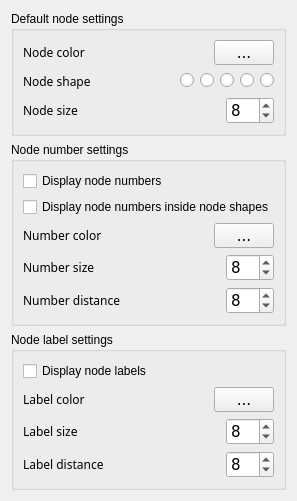
     <widget class="QWidget" name="nodesTab">
      <attribute name="title">
       <string>Nodes</string>
      </attribute>
      <layout class="QGridLayout" name="gridLayout_5">
       <item row="0" column="0">
        <widget class="QGroupBox" name="groupBox_7">
         <property name="toolTip">
          <string>&lt;html&gt;&lt;head/&gt;&lt;body&gt;&lt;p&gt;&lt;span style=&quot; font-weight:600;&quot;&gt;Default node settings&lt;/span&gt;&lt;/p&gt;&lt;p&gt;Any change to these settings will apply to all existing nodes immediately.&lt;/p&gt;&lt;p&gt;Once you press OK, these settings will be saved and they will be used in all future SocNetV sessions.&lt;/p&gt;&lt;/body&gt;&lt;/html&gt;</string>
         </property>
         <property name="title">
          <string>Default node settings</string>
         </property>
         <layout class="QVBoxLayout" name="verticalLayout_2">
          <item>
           <layout class="QHBoxLayout" name="horizontalLayout_4">
            <item>
             <widget class="QLabel" name="label_6">
              <property name="font">
               <font>
                <family>Sans Serif</family>
                <pointsize>9</pointsize>
               </font>
              </property>
              <property name="text">
               <string>Node color</string>
              </property>
             </widget>
            </item>
            <item>
             <spacer name="horizontalSpacer_5">
              <property name="font">
               <font>
                <family>DejaVu Sans</family>
                <pointsize>11</pointsize>
               </font>
              </property>
              <property name="orientation">
               <enum>Qt::Horizontal</enum>
              </property>
              <property name="sizeHint" stdset="0">
               <size>
                <width>40</width>
                <height>20</height>
               </size>
              </property>
             </spacer>
            </item>
            <item>
             <widget class="QToolButton" name="colorButton">
              <property name="minimumSize">
               <size>
                <width>60</width>
                <height>25</height>
               </size>
              </property>
              <property name="font">
               <font>
                <family>DejaVu Sans</family>
                <pointsize>11</pointsize>
               </font>
              </property>
              <property name="toolTip">
               <string>&lt;html&gt;&lt;head/&gt;&lt;body&gt;&lt;p&gt;&lt;span style=&quot; font-weight:600;&quot;&gt;Default node color&lt;/span&gt;&lt;/p&gt;&lt;p&gt;Click to select a new color.&lt;/p&gt;&lt;p&gt;Any change to this setting will apply to all existing nodes immediately.&lt;/p&gt;&lt;p&gt;This is a permanent setting.  Once you press OK, the default node color will be saved and it will be used in all future SocNetV sessions as default node color.&lt;/p&gt;&lt;/body&gt;&lt;/html&gt;</string>
              </property>
              <property name="text">
               <string>...</string>
              </property>
              <property name="iconSize">
               <size>
                <width>60</width>
                <height>20</height>
               </size>
              </property>
             </widget>
            </item>
           </layout>
          </item>
          <item>
           <layout class="QHBoxLayout" name="horizontalLayout_5">
            <item>
             <widget class="QLabel" name="label_5">
              <property name="font">
               <font>
                <family>Sans Serif</family>
                <pointsize>9</pointsize>
               </font>
              </property>
              <property name="text">
               <string>Node shape</string>
              </property>
             </widget>
            </item>
            <item>
             <spacer name="horizontalSpacer_4">
              <property name="font">
               <font>
                <family>DejaVu Sans</family>
                <pointsize>11</pointsize>
               </font>
              </property>
              <property name="orientation">
               <enum>Qt::Horizontal</enum>
              </property>
              <property name="sizeHint" stdset="0">
               <size>
                <width>40</width>
                <height>20</height>
               </size>
              </property>
             </spacer>
            </item>
            <item>
             <widget class="QRadioButton" name="boxRadio">
              <property name="font">
               <font>
                <family>DejaVu Sans</family>
                <pointsize>11</pointsize>
               </font>
              </property>
              <property name="toolTip">
               <string>&lt;html&gt;&lt;head/&gt;&lt;body&gt;&lt;p&gt;&lt;span style=&quot; font-weight:600;&quot;&gt;Default node shape&lt;/span&gt;&lt;/p&gt;&lt;p&gt;Click on any shape to select a new node shape for all nodes. This will apply to all existing nodes immediately.&lt;/p&gt;&lt;p&gt;Once you press OK, the default node shape will be saved and it will be used in all future SocNetV sessions.&lt;/p&gt;&lt;/body&gt;&lt;/html&gt;</string>
              </property>
              <property name="text">
               <string/>
              </property>
              <property name="icon">
               <iconset resource="../src.qrc">
                <normaloff>:/images/box.png</normaloff>:/images/box.png</iconset>
              </property>
             </widget>
            </item>
            <item>
             <widget class="QRadioButton" name="circleRadio">
              <property name="font">
               <font>
                <family>DejaVu Sans</family>
                <pointsize>11</pointsize>
               </font>
              </property>
              <property name="toolTip">
               <string>&lt;html&gt;&lt;head/&gt;&lt;body&gt;&lt;p&gt;&lt;span style=&quot; font-weight:600;&quot;&gt;Default node shape&lt;/span&gt;&lt;/p&gt;&lt;p&gt;Click on any shape to select a new node shape for all nodes. This will apply to all existing nodes immediately.&lt;/p&gt;&lt;p&gt;Once you press OK, the default node shape will be saved and it will be used in all future SocNetV sessions.&lt;/p&gt;&lt;/body&gt;&lt;/html&gt;</string>
              </property>
              <property name="text">
               <string/>
              </property>
              <property name="icon">
               <iconset resource="../src.qrc">
                <normaloff>:/images/circle.png</normaloff>:/images/circle.png</iconset>
              </property>
             </widget>
            </item>
            <item>
             <widget class="QRadioButton" name="diamondRadio">
              <property name="font">
               <font>
                <family>DejaVu Sans</family>
                <pointsize>11</pointsize>
               </font>
              </property>
              <property name="toolTip">
               <string>&lt;html&gt;&lt;head/&gt;&lt;body&gt;&lt;p&gt;&lt;span style=&quot; font-weight:600;&quot;&gt;Default node shape&lt;/span&gt;&lt;/p&gt;&lt;p&gt;Click on any shape to select a new node shape for all nodes. This will apply to all existing nodes immediately.&lt;/p&gt;&lt;p&gt;Once you press OK, the default node shape will be saved and it will be used in all future SocNetV sessions.&lt;/p&gt;&lt;/body&gt;&lt;/html&gt;</string>
              </property>
              <property name="text">
               <string/>
              </property>
              <property name="icon">
               <iconset resource="../src.qrc">
                <normaloff>:/images/diamond.png</normaloff>:/images/diamond.png</iconset>
              </property>
             </widget>
            </item>
            <item>
             <widget class="QRadioButton" name="ellipseRadio">
              <property name="font">
               <font>
                <family>DejaVu Sans</family>
                <pointsize>11</pointsize>
               </font>
              </property>
              <property name="toolTip">
               <string>&lt;html&gt;&lt;head/&gt;&lt;body&gt;&lt;p&gt;&lt;span style=&quot; font-weight:600;&quot;&gt;Default node shape&lt;/span&gt;&lt;/p&gt;&lt;p&gt;Click on any shape to select a new node shape for all nodes. This will apply to all existing nodes immediately.&lt;/p&gt;&lt;p&gt;Once you press OK, the default node shape will be saved and it will be used in all future SocNetV sessions.&lt;/p&gt;&lt;/body&gt;&lt;/html&gt;</string>
              </property>
              <property name="text">
               <string/>
              </property>
              <property name="icon">
               <iconset resource="../src.qrc">
                <normaloff>:/images/ellipse.png</normaloff>:/images/ellipse.png</iconset>
              </property>
             </widget>
            </item>
            <item>
             <widget class="QRadioButton" name="triangleRadio">
              <property name="font">
               <font>
                <family>DejaVu Sans</family>
                <pointsize>11</pointsize>
               </font>
              </property>
              <property name="toolTip">
               <string>&lt;html&gt;&lt;head/&gt;&lt;body&gt;&lt;p&gt;&lt;span style=&quot; font-weight:600;&quot;&gt;Default node shape&lt;/span&gt;&lt;/p&gt;&lt;p&gt;Click on any shape to select a new node shape for all nodes. This will apply to all existing nodes immediately.&lt;/p&gt;&lt;p&gt;Once you press OK, the default node shape will be saved and it will be used in all future SocNetV sessions.&lt;/p&gt;&lt;/body&gt;&lt;/html&gt;</string>
              </property>
              <property name="text">
               <string/>
              </property>
              <property name="icon">
               <iconset resource="../src.qrc">
                <normaloff>:/images/triangle.png</normaloff>:/images/triangle.png</iconset>
              </property>
             </widget>
            </item>
           </layout>
          </item>
          <item>
           <layout class="QHBoxLayout" name="horizontalLayout_6">
            <item>
             <widget class="QLabel" name="label_3">
              <property name="font">
               <font>
                <family>Sans Serif</family>
                <pointsize>9</pointsize>
               </font>
              </property>
              <property name="text">
               <string>Node size</string>
              </property>
             </widget>
            </item>
            <item>
             <spacer name="horizontalSpacer_6">
              <property name="font">
               <font>
                <family>DejaVu Sans</family>
                <pointsize>11</pointsize>
               </font>
              </property>
              <property name="orientation">
               <enum>Qt::Horizontal</enum>
              </property>
              <property name="sizeHint" stdset="0">
               <size>
                <width>40</width>
                <height>20</height>
               </size>
              </property>
             </spacer>
            </item>
            <item>
             <widget class="QSpinBox" name="nodeSizeSpin">
              <property name="font">
               <font>
                <family>DejaVu Sans</family>
                <pointsize>11</pointsize>
               </font>
              </property>
              <property name="toolTip">
               <string>&lt;html&gt;&lt;head/&gt;&lt;body&gt;&lt;p&gt;&lt;span style=&quot; font-weight:600;&quot;&gt;Default node size&lt;/span&gt;&lt;/p&gt;&lt;p&gt;Select the default node size. &lt;/p&gt;&lt;p&gt;Any change to this setting will apply to all existing nodes immediately.&lt;/p&gt;&lt;p&gt;Once you press OK, the default node size will be saved and it will be used in all future SocNetV sessions.&lt;/p&gt;&lt;/body&gt;&lt;/html&gt;</string>
              </property>
              <property name="value">
               <number>8</number>
              </property>
             </widget>
            </item>
           </layout>
          </item>
         </layout>
        </widget>
       </item>
       <item row="1" column="0">
        <widget class="QGroupBox" name="groupBox_4">
         <property name="title">
          <string>Node number settings</string>
         </property>
         <layout class="QGridLayout" name="gridLayout">
          <item row="2" column="0">
           <layout class="QHBoxLayout" name="horizontalLayout_11">
            <item>
             <widget class="QLabel" name="label_11">
              <property name="font">
               <font>
                <family>Sans Serif</family>
                <pointsize>9</pointsize>
               </font>
              </property>
              <property name="text">
               <string>Number color</string>
              </property>
             </widget>
            </item>
            <item>
             <spacer name="horizontalSpacer_11">
              <property name="font">
               <font>
                <family>DejaVu Sans</family>
                <pointsize>11</pointsize>
               </font>
              </property>
              <property name="orientation">
               <enum>Qt::Horizontal</enum>
              </property>
              <property name="sizeHint" stdset="0">
               <size>
                <width>40</width>
                <height>20</height>
               </size>
              </property>
             </spacer>
            </item>
            <item>
             <widget class="QToolButton" name="numberColorButton">
              <property name="minimumSize">
               <size>
                <width>60</width>
                <height>25</height>
               </size>
              </property>
              <property name="font">
               <font>
                <family>DejaVu Sans</family>
                <pointsize>11</pointsize>
               </font>
              </property>
              <property name="text">
               <string>...</string>
              </property>
              <property name="iconSize">
               <size>
                <width>60</width>
                <height>20</height>
               </size>
              </property>
             </widget>
            </item>
           </layout>
          </item>
          <item row="4" column="0">
           <layout class="QHBoxLayout" name="horizontalLayout_12">
            <item>
             <widget class="QLabel" name="label_12">
              <property name="font">
               <font>
                <family>Sans Serif</family>
                <pointsize>9</pointsize>
               </font>
              </property>
              <property name="text">
               <string>Number distance</string>
              </property>
             </widget>
            </item>
            <item>
             <spacer name="horizontalSpacer_12">
              <property name="font">
               <font>
                <family>DejaVu Sans</family>
                <pointsize>11</pointsize>
               </font>
              </property>
              <property name="orientation">
               <enum>Qt::Horizontal</enum>
              </property>
              <property name="sizeHint" stdset="0">
               <size>
                <width>40</width>
                <height>20</height>
               </size>
              </property>
             </spacer>
            </item>
            <item>
             <widget class="QSpinBox" name="numberDistanceSpin">
              <property name="font">
               <font>
                <family>DejaVu Sans</family>
                <pointsize>11</pointsize>
               </font>
              </property>
              <property name="value">
               <number>8</number>
              </property>
             </widget>
            </item>
           </layout>
          </item>
          <item row="0" column="0">
           <widget class="QCheckBox" name="nodeNumbersChkBox">
            <property name="toolTip">
             <string>&lt;html&gt;&lt;head/&gt;&lt;body&gt;&lt;p&gt;&lt;span style=&quot; font-weight:600;&quot;&gt;Node number&lt;/span&gt;&lt;/p&gt;&lt;p&gt;Enable or disable displaying node numbers.&lt;/p&gt;&lt;p&gt;Any change will apply to all existing nodes immediately.&lt;/p&gt;&lt;p&gt;Once you press OK, this setting will be saved and it will be used in all future SocNetV sessions.&lt;/p&gt;&lt;/body&gt;&lt;/html&gt;</string>
            </property>
            <property name="layoutDirection">
             <enum>Qt::LeftToRight</enum>
            </property>
            <property name="text">
             <string>Display node numbers</string>
            </property>
           </widget>
          </item>
          <item row="3" column="0">
           <layout class="QHBoxLayout" name="horizontalLayout_10">
            <item>
             <widget class="QLabel" name="label_10">
              <property name="font">
               <font>
                <family>Sans Serif</family>
                <pointsize>9</pointsize>
               </font>
              </property>
              <property name="text">
               <string>Number size</string>
              </property>
             </widget>
            </item>
            <item>
             <spacer name="horizontalSpacer_10">
              <property name="font">
               <font>
                <family>DejaVu Sans</family>
                <pointsize>11</pointsize>
               </font>
              </property>
              <property name="orientation">
               <enum>Qt::Horizontal</enum>
              </property>
              <property name="sizeHint" stdset="0">
               <size>
                <width>40</width>
                <height>20</height>
               </size>
              </property>
             </spacer>
            </item>
            <item>
             <widget class="QSpinBox" name="numberSizeSpin">
              <property name="font">
               <font>
                <family>DejaVu Sans</family>
                <pointsize>11</pointsize>
               </font>
              </property>
              <property name="value">
               <number>8</number>
              </property>
             </widget>
            </item>
           </layout>
          </item>
          <item row="1" column="0">
           <widget class="QCheckBox" name="nodeNumbersInsideChkBox">
            <property name="layoutDirection">
             <enum>Qt::LeftToRight</enum>
            </property>
            <property name="text">
             <string>Display node numbers inside node shapes</string>
            </property>
           </widget>
          </item>
         </layout>
        </widget>
       </item>
       <item row="2" column="0">
        <widget class="QGroupBox" name="groupBox_3">
         <property name="title">
          <string>Node label settings</string>
         </property>
         <layout class="QGridLayout" name="gridLayout_4">
          <item row="0" column="0">
           <widget class="QCheckBox" name="nodeLabelsChkBox">
            <property name="layoutDirection">
             <enum>Qt::LeftToRight</enum>
            </property>
            <property name="text">
             <string>Display node labels</string>
            </property>
           </widget>
          </item>
          <item row="1" column="0">
           <layout class="QHBoxLayout" name="horizontalLayout_8">
            <item>
             <widget class="QLabel" name="label_8">
              <property name="font">
               <font>
                <family>Sans Serif</family>
                <pointsize>9</pointsize>
               </font>
              </property>
              <property name="text">
               <string>Label color</string>
              </property>
             </widget>
            </item>
            <item>
             <spacer name="horizontalSpacer_8">
              <property name="font">
               <font>
                <family>DejaVu Sans</family>
                <pointsize>11</pointsize>
               </font>
              </property>
              <property name="orientation">
               <enum>Qt::Horizontal</enum>
              </property>
              <property name="sizeHint" stdset="0">
               <size>
                <width>40</width>
                <height>20</height>
               </size>
              </property>
             </spacer>
            </item>
            <item>
             <widget class="QToolButton" name="labelColorButton">
              <property name="minimumSize">
               <size>
                <width>60</width>
                <height>25</height>
               </size>
              </property>
              <property name="font">
               <font>
                <family>DejaVu Sans</family>
                <pointsize>11</pointsize>
               </font>
              </property>
              <property name="text">
               <string>...</string>
              </property>
              <property name="iconSize">
               <size>
                <width>60</width>
                <height>20</height>
               </size>
              </property>
             </widget>
            </item>
           </layout>
          </item>
          <item row="2" column="0">
           <layout class="QHBoxLayout" name="horizontalLayout_7">
            <item>
             <widget class="QLabel" name="label_7">
              <property name="font">
               <font>
                <family>Sans Serif</family>
                <pointsize>9</pointsize>
               </font>
              </property>
              <property name="text">
               <string>Label size</string>
              </property>
             </widget>
            </item>
            <item>
             <spacer name="horizontalSpacer_7">
              <property name="font">
               <font>
                <family>DejaVu Sans</family>
                <pointsize>11</pointsize>
               </font>
              </property>
              <property name="orientation">
               <enum>Qt::Horizontal</enum>
              </property>
              <property name="sizeHint" stdset="0">
               <size>
                <width>40</width>
                <height>20</height>
               </size>
              </property>
             </spacer>
            </item>
            <item>
             <widget class="QSpinBox" name="labelSizeSpin">
              <property name="font">
               <font>
                <family>DejaVu Sans</family>
                <pointsize>11</pointsize>
               </font>
              </property>
              <property name="value">
               <number>8</number>
              </property>
             </widget>
            </item>
           </layout>
          </item>
          <item row="3" column="0">
           <layout class="QHBoxLayout" name="horizontalLayout_9">
            <item>
             <widget class="QLabel" name="label_9">
              <property name="font">
               <font>
                <family>Sans Serif</family>
                <pointsize>9</pointsize>
               </font>
              </property>
              <property name="text">
               <string>Label distance</string>
              </property>
             </widget>
            </item>
            <item>
             <spacer name="horizontalSpacer_9">
              <property name="font">
               <font>
                <family>DejaVu Sans</family>
                <pointsize>11</pointsize>
               </font>
              </property>
              <property name="orientation">
               <enum>Qt::Horizontal</enum>
              </property>
              <property name="sizeHint" stdset="0">
               <size>
                <width>40</width>
                <height>20</height>
               </size>
              </property>
             </spacer>
            </item>
            <item>
             <widget class="QSpinBox" name="labelDistanceSpin">
              <property name="font">
               <font>
                <family>DejaVu Sans</family>
                <pointsize>11</pointsize>
               </font>
              </property>
              <property name="value">
               <number>8</number>
              </property>
             </widget>
            </item>
           </layout>
          </item>
         </layout>
        </widget>
       </item>
      </layout>
      <zorder>groupBox_3</zorder>
      <zorder>groupBox_4</zorder>
      <zorder>groupBox_7</zorder>
     </widget>
